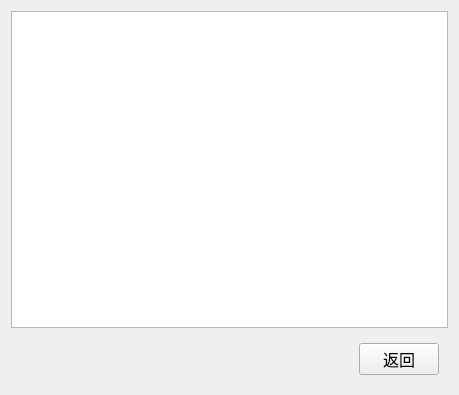
<?xml version="1.0" encoding="UTF-8"?>
<ui version="4.0">
 <class>Allquery</class>
 <widget class="QWidget" name="Allquery">
  <property name="geometry">
   <rect>
    <x>0</x>
    <y>0</y>
    <width>459</width>
    <height>395</height>
   </rect>
  </property>
  <property name="font">
   <font>
    <family>楷体</family>
    <pointsize>12</pointsize>
   </font>
  </property>
  <property name="windowTitle">
   <string>查询所有</string>
  </property>
  <property name="autoFillBackground">
   <bool>false</bool>
  </property>
  <layout class="QVBoxLayout" name="verticalLayout">
   <item>
    <widget class="QTextEdit" name="AlltextEdit">
     <property name="readOnly">
      <bool>true</bool>
     </property>
    </widget>
   </item>
   <item>
    <widget class="QWidget" name="widget" native="true">
     <layout class="QHBoxLayout" name="horizontalLayout">
      <item>
       <spacer name="horizontalSpacer">
        <property name="orientation">
         <enum>Qt::Orientation::Horizontal</enum>
        </property>
        <property name="sizeHint" stdset="0">
         <size>
          <width>139</width>
          <height>20</height>
         </size>
        </property>
       </spacer>
      </item>
      <item>
       <widget class="QLabel" name="Savelabel">
        <property name="minimumSize">
         <size>
          <width>50</width>
          <height>0</height>
         </size>
        </property>
        <property name="text">
         <string/>
        </property>
       </widget>
      </item>
      <item>
       <spacer name="horizontalSpacer_2">
        <property name="orientation">
         <enum>Qt::Orientation::Horizontal</enum>
        </property>
        <property name="sizeHint" stdset="0">
         <size>
          <width>138</width>
          <height>20</height>
         </size>
        </property>
       </spacer>
      </item>
      <item>
       <widget class="QPushButton" name="btnallback">
        <property name="minimumSize">
         <size>
          <width>56</width>
          <height>30</height>
         </size>
        </property>
        <property name="text">
         <string>返回</string>
        </property>
       </widget>
      </item>
     </layout>
    </widget>
   </item>
  </layout>
 </widget>
 <resources/>
 <connections/>
</ui>
